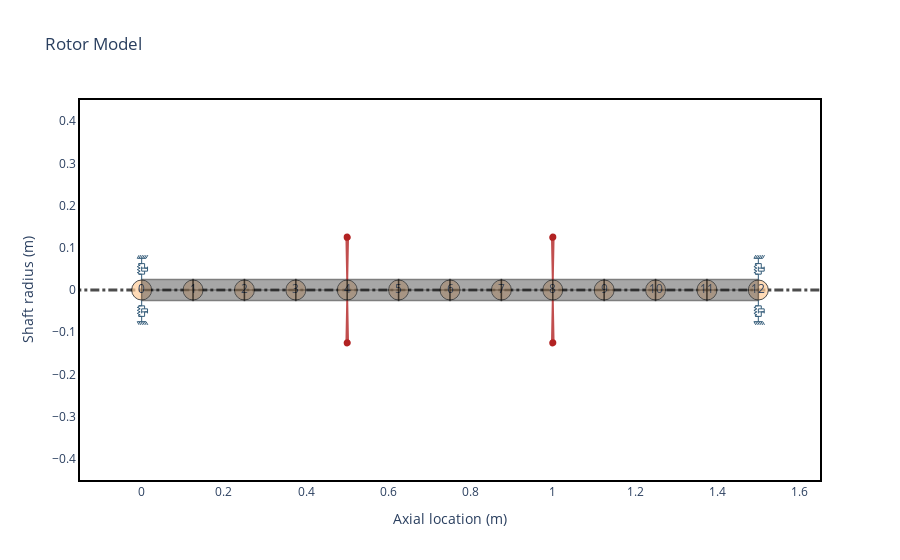

This figure's notebook cell:
### Markdown cell above
### 6.2 Creating a rotor from sections

An alternative to build rotor models is dividing the rotor in sections. Each section gets the same number of shaft elements.

There's an important difference in this class method when placing disks and bearings. The argument `n` will refer, not to the element node, but to the section node. So if your model has 3 sections with 4 elements each, there're 4 section nodes and 13 element nodes.

Let's repeat the rotor model from the last example, but using `.from_section()` class method, without the support.

### Code cell
i_d = 0
o_d = 0.05

# inner diameter of each section
i_ds_data = [0, 0, 0]
# outer diameter of each section
o_ds_data = [0.05, 0.05, 0.05]
# length of each section
leng_data = [0.5, 0.5, 0.5]

material_data = [steel, steel, steel]
# material_data = steel
stfx = 1e6
stfy = 0.8e6

# n = 0 refers to the section 0, first node
bearing0 = rs.BearingElement(n=0, kxx=stfx, kyy=stfy, cxx=1e3)

# n = 3 refers to the section 2, last node
bearing1 = rs.BearingElement(n=3, kxx=stfx, kyy=stfy, cxx=1e3)
bearings = [bearing0, bearing1]

# n = 1 refers to the section 1, first node
disk0 = rs.DiskElement.from_geometry(
    n=1,
    material=steel,
    width=0.07,
    i_d=0.05,
    o_d=0.28
)

# n = 2 refers to the section 2, first node
disk1 = rs.DiskElement.from_geometry(
    n=2,
    material=steel,
    width=0.07,
    i_d=0.05,
    o_d=0.28
)
disks = [disk0,disk1]

rotor2 = rs.Rotor.from_section(
    brg_seal_data=bearings,
    disk_data=disks,
    idl_data=i_ds_data,
    leng_data=leng_data,
    odl_data=o_ds_data, 
    nel_r=4,
    material_data=steel,
)

print("Rotor total mass = ", np.round(rotor2.m, 2))
print("Rotor center of gravity =", np.round(rotor2.CG, 2))
rotor2.plot_rotor()

### Figure 1 — Plotly figure (JSON) as saved in the notebook; plotly's stock layout.template omitted (floating-point values rounded to 4 significant figures)
{"data": [{"hoverinfo": "none", "line": {"color": "black", "dash": "dashdot", "width": 3.0}, "mode": "lines", "opacity": 0.7, "showlegend": false, "type": "scatter", "x": [-0.3, 1.8], "y": [0, 0]}, {"hoverinfo": "none", "marker": {"color": "#ffcc99", "line": {"color": "black", "width": 1.0}, "opacity": 0.7, "size": 20}, "mode": "markers+text", "showlegend": false, "text": ["0", "1", "2", "3", "4", "5", "6", "7", "8", "9", "10", "11", "12"], "type": "scatter", "x": [0.0, 0.125, 0.25, 0.375, 0.5, 0.625, 0.75, 0.875, 1.0, 1.125, 1.25, 1.375, 1.5], "y": [0.0, 0.0, 0.0, 0.0, 0.0, 0.0, 0.0, 0.0, 0.0, 0.0, 0.0, 0.0, 0.0]}, {"customdata": [[0, 0.05, 0.0, 0.05, 0.0, 0.125, "Steel"], [0, 0.05, 0.0, 0.05, 0.0, 0.125, "Steel"], [0, 0.05, 0.0, 0.05, 0.0, 0.125, "Steel"], [0, 0.05, 0.0, 0.05, 0.0, 0.125, "Steel"], [0, 0.05, 0.0, 0.05, 0.0, 0.125, "Steel"], [0, 0.05, 0.0, 0.05, 0.0, 0.125, "Steel"], [0, 0.05, 0.0, 0.05, 0.0, 0.125, "Steel"], [0, 0.05, 0.0, 0.05, 0.0, 0.125, "Steel"], [0, 0.05, 0.0, 0.05, 0.0, 0.125, "Steel"], [0, 0.05, 0.0, 0.05, 0.0, 0.125, "Steel"]], "fill": "toself", "fillcolor": "#525252", "hoverinfo": "text", "hoverlabel": {"bgcolor": "#525252"}, "hoveron": "points+fills", "hovertemplate": "Element Number: 0<br>Left Outer Diameter: 0.05 m<br>Left Inner Diameter: 0.0 m<br>Right Outer Diameter: 0.05 m<br>Right Inner Diameter: 0.0 m<br>Element Length: 0.125 m<br>Material: Steel<br>", "legendgroup": "Shaft", "line": {"color": "black", "width": 1.5}, "mode": "lines", "name": "ShaftElement 0", "opacity": 0.5, "showlegend": false, "text": "Element Number: 0<br>Left Outer Diameter: 0.05 m<br>Left Inner Diameter: 0.0 m<br>Right Outer Diameter: 0.05 m<br>Right Inner Diameter: 0.0 m<br>Element Length: 0.125 m<br>Material: Steel<br>", "type": "scatter", "x": [0.0, 0.0, 0.125, 0.125, 0.0, 0.0, 0.0, 0.125, 0.125, 0.0], "y": [0.0, 0.025, 0.025, 0.0, 0.0, -0.0, -0.025, -0.025, -0.0, -0.0]}, {"customdata": [[1, 0.05, 0.0, 0.05, 0.0, 0.125, "Steel"], [1, 0.05, 0.0, 0.05, 0.0, 0.125, "Steel"], [1, 0.05, 0.0, 0.05, 0.0, 0.125, "Steel"], [1, 0.05, 0.0, 0.05, 0.0, 0.125, "Steel"], [1, 0.05, 0.0, 0.05, 0.0, 0.125, "Steel"], [1, 0.05, 0.0, 0.05, 0.0, 0.125, "Steel"], [1, 0.05, 0.0, 0.05, 0.0, 0.125, "Steel"], [1, 0.05, 0.0, 0.05, 0.0, 0.125, "Steel"], [1, 0.05, 0.0, 0.05, 0.0, 0.125, "Steel"], [1, 0.05, 0.0, 0.05, 0.0, 0.125, "Steel"]], "fill": "toself", "fillcolor": "#525252", "hoverinfo": "text", "hoverlabel": {"bgcolor": "#525252"}, "hoveron": "points+fills", "hovertemplate": "Element Number: 1<br>Left Outer Diameter: 0.05 m<br>Left Inner Diameter: 0.0 m<br>Right Outer Diameter: 0.05 m<br>Right Inner Diameter: 0.0 m<br>Element Length: 0.125 m<br>Material: Steel<br>", "legendgroup": "Shaft", "line": {"color": "black", "width": 1.5}, "mode": "lines", "name": "ShaftElement 1", "opacity": 0.5, "showlegend": false, "text": "Element Number: 1<br>Left Outer Diameter: 0.05 m<br>Left Inner Diameter: 0.0 m<br>Right Outer Diameter: 0.05 m<br>Right Inner Diameter: 0.0 m<br>Element Length: 0.125 m<br>Material: Steel<br>", "type": "scatter", "x": [0.125, 0.125, 0.25, 0.25, 0.125, 0.125, 0.125, 0.25, 0.25, 0.125], "y": [0.0, 0.025, 0.025, 0.0, 0.0, -0.0, -0.025, -0.025, -0.0, -0.0]}, {"customdata": [[2, 0.05, 0.0, 0.05, 0.0, 0.125, "Steel"], [2, 0.05, 0.0, 0.05, 0.0, 0.125, "Steel"], [2, 0.05, 0.0, 0.05, 0.0, 0.125, "Steel"], [2, 0.05, 0.0, 0.05, 0.0, 0.125, "Steel"], [2, 0.05, 0.0, 0.05, 0.0, 0.125, "Steel"], [2, 0.05, 0.0, 0.05, 0.0, 0.125, "Steel"], [2, 0.05, 0.0, 0.05, 0.0, 0.125, "Steel"], [2, 0.05, 0.0, 0.05, 0.0, 0.125, "Steel"], [2, 0.05, 0.0, 0.05, 0.0, 0.125, "Steel"], [2, 0.05, 0.0, 0.05, 0.0, 0.125, "Steel"]], "fill": "toself", "fillcolor": "#525252", "hoverinfo": "text", "hoverlabel": {"bgcolor": "#525252"}, "hoveron": "points+fills", "hovertemplate": "Element Number: 2<br>Left Outer Diameter: 0.05 m<br>Left Inner Diameter: 0.0 m<br>Right Outer Diameter: 0.05 m<br>Right Inner Diameter: 0.0 m<br>Element Length: 0.125 m<br>Material: Steel<br>", "legendgroup": "Shaft", "line": {"color": "black", "width": 1.5}, "mode": "lines", "name": "ShaftElement 2", "opacity": 0.5, "showlegend": false, "text": "Element Number: 2<br>Left Outer Diameter: 0.05 m<br>Left Inner Diameter: 0.0 m<br>Right Outer Diameter: 0.05 m<br>Right Inner Diameter: 0.0 m<br>Element Length: 0.125 m<br>Material: Steel<br>", "type": "scatter", "x": [0.25, 0.25, 0.375, 0.375, 0.25, 0.25, 0.25, 0.375, 0.375, 0.25], "y": [0.0, 0.025, 0.025, 0.0, 0.0, -0.0, -0.025, -0.025, -0.0, -0.0]}, {"customdata": [[3, 0.05, 0.0, 0.05, 0.0, 0.125, "Steel"], [3, 0.05, 0.0, 0.05, 0.0, 0.125, "Steel"], [3, 0.05, 0.0, 0.05, 0.0, 0.125, "Steel"], [3, 0.05, 0.0, 0.05, 0.0, 0.125, "Steel"], [3, 0.05, 0.0, 0.05, 0.0, 0.125, "Steel"], [3, 0.05, 0.0, 0.05, 0.0, 0.125, "Steel"], [3, 0.05, 0.0, 0.05, 0.0, 0.125, "Steel"], [3, 0.05, 0.0, 0.05, 0.0, 0.125, "Steel"], [3, 0.05, 0.0, 0.05, 0.0, 0.125, "Steel"], [3, 0.05, 0.0, 0.05, 0.0, 0.125, "Steel"]], "fill": "toself", "fillcolor": "#525252", "hoverinfo": "text", "hoverlabel": {"bgcolor": "#525252"}, "hoveron": "points+fills", "hovertemplate": "Element Number: 3<br>Left Outer Diameter: 0.05 m<br>Left Inner Diameter: 0.0 m<br>Right Outer Diameter: 0.05 m<br>Right Inner Diameter: 0.0 m<br>Element Length: 0.125 m<br>Material: Steel<br>", "legendgroup": "Shaft", "line": {"color": "black", "width": 1.5}, "mode": "lines", "name": "ShaftElement 3", "opacity": 0.5, "showlegend": false, "text": "Element Number: 3<br>Left Outer Diameter: 0.05 m<br>Left Inner Diameter: 0.0 m<br>Right Outer Diameter: 0.05 m<br>Right Inner Diameter: 0.0 m<br>Element Length: 0.125 m<br>Material: Steel<br>", "type": "scatter", "x": [0.375, 0.375, 0.5, 0.5, 0.375, 0.375, 0.375, 0.5, 0.5, 0.375], "y": [0.0, 0.025, 0.025, 0.0, 0.0, -0.0, -0.025, -0.025, -0.0, -0.0]}, {"customdata": [[4, 0.05, 0.0, 0.05, 0.0, 0.125, "Steel"], [4, 0.05, 0.0, 0.05, 0.0, 0.125, "Steel"], [4, 0.05, 0.0, 0.05, 0.0, 0.125, "Steel"], [4, 0.05, 0.0, 0.05, 0.0, 0.125, "Steel"], [4, 0.05, 0.0, 0.05, 0.0, 0.125, "Steel"], [4, 0.05, 0.0, 0.05, 0.0, 0.125, "Steel"], [4, 0.05, 0.0, 0.05, 0.0, 0.125, "Steel"], [4, 0.05, 0.0, 0.05, 0.0, 0.125, "Steel"], [4, 0.05, 0.0, 0.05, 0.0, 0.125, "Steel"], [4, 0.05, 0.0, 0.05, 0.0, 0.125, "Steel"]], "fill": "toself", "fillcolor": "#525252", "hoverinfo": "text", "hoverlabel": {"bgcolor": "#525252"}, "hoveron": "points+fills", "hovertemplate": "Element Number: 4<br>Left Outer Diameter: 0.05 m<br>Left Inner Diameter: 0.0 m<br>Right Outer Diameter: 0.05 m<br>Right Inner Diameter: 0.0 m<br>Element Length: 0.125 m<br>Material: Steel<br>", "legendgroup": "Shaft", "line": {"color": "black", "width": 1.5}, "mode": "lines", "name": "ShaftElement 4", "opacity": 0.5, "showlegend": false, "text": "Element Number: 4<br>Left Outer Diameter: 0.05 m<br>Left Inner Diameter: 0.0 m<br>Right Outer Diameter: 0.05 m<br>Right Inner Diameter: 0.0 m<br>Element Length: 0.125 m<br>Material: Steel<br>", "type": "scatter", "x": [0.5, 0.5, 0.625, 0.625, 0.5, 0.5, 0.5, 0.625, 0.625, 0.5], "y": [0.0, 0.025, 0.025, 0.0, 0.0, -0.0, -0.025, -0.025, -0.0, -0.0]}, {"customdata": [[5, 0.05, 0.0, 0.05, 0.0, 0.125, "Steel"], [5, 0.05, 0.0, 0.05, 0.0, 0.125, "Steel"], [5, 0.05, 0.0, 0.05, 0.0, 0.125, "Steel"], [5, 0.05, 0.0, 0.05, 0.0, 0.125, "Steel"], [5, 0.05, 0.0, 0.05, 0.0, 0.125, "Steel"], [5, 0.05, 0.0, 0.05, 0.0, 0.125, "Steel"], [5, 0.05, 0.0, 0.05, 0.0, 0.125, "Steel"], [5, 0.05, 0.0, 0.05, 0.0, 0.125, "Steel"], [5, 0.05, 0.0, 0.05, 0.0, 0.125, "Steel"], [5, 0.05, 0.0, 0.05, 0.0, 0.125, "Steel"]], "fill": "toself", "fillcolor": "#525252", "hoverinfo": "text", "hoverlabel": {"bgcolor": "#525252"}, "hoveron": "points+fills", "hovertemplate": "Element Number: 5<br>Left Outer Diameter: 0.05 m<br>Left Inner Diameter: 0.0 m<br>Right Outer Diameter: 0.05 m<br>Right Inner Diameter: 0.0 m<br>Element Length: 0.125 m<br>Material: Steel<br>", "legendgroup": "Shaft", "line": {"color": "black", "width": 1.5}, "mode": "lines", "name": "ShaftElement 5", "opacity": 0.5, "showlegend": false, "text": "Element Number: 5<br>Left Outer Diameter: 0.05 m<br>Left Inner Diameter: 0.0 m<br>Right Outer Diameter: 0.05 m<br>Right Inner Diameter: 0.0 m<br>Element Length: 0.125 m<br>Material: Steel<br>", "type": "scatter", "x": [0.625, 0.625, 0.75, 0.75, 0.625, 0.625, 0.625, 0.75, 0.75, 0.625], "y": [0.0, 0.025, 0.025, 0.0, 0.0, -0.0, -0.025, -0.025, -0.0, -0.0]}, {"customdata": [[6, 0.05, 0.0, 0.05, 0.0, 0.125, "Steel"], [6, 0.05, 0.0, 0.05, 0.0, 0.125, "Steel"], [6, 0.05, 0.0, 0.05, 0.0, 0.125, "Steel"], [6, 0.05, 0.0, 0.05, 0.0, 0.125, "Steel"], [6, 0.05, 0.0, 0.05, 0.0, 0.125, "Steel"], [6, 0.05, 0.0, 0.05, 0.0, 0.125, "Steel"], [6, 0.05, 0.0, 0.05, 0.0, 0.125, "Steel"], [6, 0.05, 0.0, 0.05, 0.0, 0.125, "Steel"], [6, 0.05, 0.0, 0.05, 0.0, 0.125, "Steel"], [6, 0.05, 0.0, 0.05, 0.0, 0.125, "Steel"]], "fill": "toself", "fillcolor": "#525252", "hoverinfo": "text", "hoverlabel": {"bgcolor": "#525252"}, "hoveron": "points+fills", "hovertemplate": "Element Number: 6<br>Left Outer Diameter: 0.05 m<br>Left Inner Diameter: 0.0 m<br>Right Outer Diameter: 0.05 m<br>Right Inner Diameter: 0.0 m<br>Element Length: 0.125 m<br>Material: Steel<br>", "legendgroup": "Shaft", "line": {"color": "black", "width": 1.5}, "mode": "lines", "name": "ShaftElement 6", "opacity": 0.5, "showlegend": false, "text": "Element Number: 6<br>Left Outer Diameter: 0.05 m<br>Left Inner Diameter: 0.0 m<br>Right Outer Diameter: 0.05 m<br>Right Inner Diameter: 0.0 m<br>Element Length: 0.125 m<br>Material: Steel<br>", "type": "scatter", "x": [0.75, 0.75, 0.875, 0.875, 0.75, 0.75, 0.75, 0.875, 0.875, 0.75], "y": [0.0, 0.025, 0.025, 0.0, 0.0, -0.0, -0.025, -0.025, -0.0, -0.0]}, {"customdata": [[7, 0.05, 0.0, 0.05, 0.0, 0.125, "Steel"], [7, 0.05, 0.0, 0.05, 0.0, 0.125, "Steel"], [7, 0.05, 0.0, 0.05, 0.0, 0.125, "Steel"], [7, 0.05, 0.0, 0.05, 0.0, 0.125, "Steel"], [7, 0.05, 0.0, 0.05, 0.0, 0.125, "Steel"], [7, 0.05, 0.0, 0.05, 0.0, 0.125, "Steel"], [7, 0.05, 0.0, 0.05, 0.0, 0.125, "Steel"], [7, 0.05, 0.0, 0.05, 0.0, 0.125, "Steel"], [7, 0.05, 0.0, 0.05, 0.0, 0.125, "Steel"], [7, 0.05, 0.0, 0.05, 0.0, 0.125, "Steel"]], "fill": "toself", "fillcolor": "#525252", "hoverinfo": "text", "hoverlabel": {"bgcolor": "#525252"}, "hoveron": "points+fills", "hovertemplate": "Element Number: 7<br>Left Outer Diameter: 0.05 m<br>Left Inner Diameter: 0.0 m<br>Right Outer Diameter: 0.05 m<br>Right Inner Diameter: 0.0 m<br>Element Length: 0.125 m<br>Material: Steel<br>", "legendgroup": "Shaft", "line": {"color": "black", "width": 1.5}, "mode": "lines", "name": "ShaftElement 7", "opacity": 0.5, "showlegend": false, "text": "Element Number: 7<br>Left Outer Diameter: 0.05 m<br>Left Inner Diameter: 0.0 m<br>Right Outer Diameter: 0.05 m<br>Right Inner Diameter: 0.0 m<br>Element Length: 0.125 m<br>Material: Steel<br>", "type": "scatter", "x": [0.875, 0.875, 1.0, 1.0, 0.875, 0.875, 0.875, 1.0, 1.0, 0.875], "y": [0.0, 0.025, 0.025, 0.0, 0.0, -0.0, -0.025, -0.025, -0.0, -0.0]}, {"customdata": [[8, 0.05, 0.0, 0.05, 0.0, 0.125, "Steel"], [8, 0.05, 0.0, 0.05, 0.0, 0.125, "Steel"], [8, 0.05, 0.0, 0.05, 0.0, 0.125, "Steel"], [8, 0.05, 0.0, 0.05, 0.0, 0.125, "Steel"], [8, 0.05, 0.0, 0.05, 0.0, 0.125, "Steel"], [8, 0.05, 0.0, 0.05, 0.0, 0.125, "Steel"], [8, 0.05, 0.0, 0.05, 0.0, 0.125, "Steel"], [8, 0.05, 0.0, 0.05, 0.0, 0.125, "Steel"], [8, 0.05, 0.0, 0.05, 0.0, 0.125, "Steel"], [8, 0.05, 0.0, 0.05, 0.0, 0.125, "Steel"]], "fill": "toself", "fillcolor": "#525252", "hoverinfo": "text", "hoverlabel": {"bgcolor": "#525252"}, "hoveron": "points+fills", "hovertemplate": "Element Number: 8<br>Left Outer Diameter: 0.05 m<br>Left Inner Diameter: 0.0 m<br>Right Outer Diameter: 0.05 m<br>Right Inner Diameter: 0.0 m<br>Element Length: 0.125 m<br>Material: Steel<br>", "legendgroup": "Shaft", "line": {"color": "black", "width": 1.5}, "mode": "lines", "name": "ShaftElement 8", "opacity": 0.5, "showlegend": false, "text": "Element Number: 8<br>Left Outer Diameter: 0.05 m<br>Left Inner Diameter: 0.0 m<br>Right Outer Diameter: 0.05 m<br>Right Inner Diameter: 0.0 m<br>Element Length: 0.125 m<br>Material: Steel<br>", "type": "scatter", "x": [1.0, 1.0, 1.125, 1.125, 1.0, 1.0, 1.0, 1.125, 1.125, 1.0], "y": [0.0, 0.025, 0.025, 0.0, 0.0, -0.0, -0.025, -0.025, -0.0, -0.0]}, {"customdata": [[9, 0.05, 0.0, 0.05, 0.0, 0.125, "Steel"], [9, 0.05, 0.0, 0.05, 0.0, 0.125, "Steel"], [9, 0.05, 0.0, 0.05, 0.0, 0.125, "Steel"], [9, 0.05, 0.0, 0.05, 0.0, 0.125, "Steel"], [9, 0.05, 0.0, 0.05, 0.0, 0.125, "Steel"], [9, 0.05, 0.0, 0.05, 0.0, 0.125, "Steel"], [9, 0.05, 0.0, 0.05, 0.0, 0.125, "Steel"], [9, 0.05, 0.0, 0.05, 0.0, 0.125, "Steel"], [9, 0.05, 0.0, 0.05, 0.0, 0.125, "Steel"], [9, 0.05, 0.0, 0.05, 0.0, 0.125, "Steel"]], "fill": "toself", "fillcolor": "#525252", "hoverinfo": "text", "hoverlabel": {"bgcolor": "#525252"}, "hoveron": "points+fills", "hovertemplate": "Element Number: 9<br>Left Outer Diameter: 0.05 m<br>Left Inner Diameter: 0.0 m<br>Right Outer Diameter: 0.05 m<br>Right Inner Diameter: 0.0 m<br>Element Length: 0.125 m<br>Material: Steel<br>", "legendgroup": "Shaft", "line": {"color": "black", "width": 1.5}, "mode": "lines", "name": "ShaftElement 9", "opacity": 0.5, "showlegend": false, "text": "Element Number: 9<br>Left Outer Diameter: 0.05 m<br>Left Inner Diameter: 0.0 m<br>Right Outer Diameter: 0.05 m<br>Right Inner Diameter: 0.0 m<br>Element Length: 0.125 m<br>Material: Steel<br>", "type": "scatter", "x": [1.125, 1.125, 1.25, 1.25, 1.125, 1.125, 1.125, 1.25, 1.25, 1.125], "y": [0.0, 0.025, 0.025, 0.0, 0.0, -0.0, -0.025, -0.025, -0.0, -0.0]}, {"customdata": [[10, 0.05, 0.0, 0.05, 0.0, 0.125, "Steel"], [10, 0.05, 0.0, 0.05, 0.0, 0.125, "Steel"], [10, 0.05, 0.0, 0.05, 0.0, 0.125, "Steel"], [10, 0.05, 0.0, 0.05, 0.0, 0.125, "Steel"], [10, 0.05, 0.0, 0.05, 0.0, 0.125, "Steel"], [10, 0.05, 0.0, 0.05, 0.0, 0.125, "Steel"], [10, 0.05, 0.0, 0.05, 0.0, 0.125, "Steel"], [10, 0.05, 0.0, 0.05, 0.0, 0.125, "Steel"], [10, 0.05, 0.0, 0.05, 0.0, 0.125, "Steel"], [10, 0.05, 0.0, 0.05, 0.0, 0.125, "Steel"]], "fill": "toself", "fillcolor": "#525252", "hoverinfo": "text", "hoverlabel": {"bgcolor": "#525252"}, "hoveron": "points+fills", "hovertemplate": "Element Number: 10<br>Left Outer Diameter: 0.05 m<br>Left Inner Diameter: 0.0 m<br>Right Outer Diameter: 0.05 m<br>Right Inner Diameter: 0.0 m<br>Element Length: 0.125 m<br>Material: Steel<br>", "legendgroup": "Shaft", "line": {"color": "black", "width": 1.5}, "mode": "lines", "name": "ShaftElement 10", "opacity": 0.5, "showlegend": false, "text": "Element Number: 10<br>Left Outer Diameter: 0.05 m<br>Left Inner Diameter: 0.0 m<br>Right Outer Diameter: 0.05 m<br>Right Inner Diameter: 0.0 m<br>Element Length: 0.125 m<br>Material: Steel<br>", "type": "scatter", "x": [1.25, 1.25, 1.375, 1.375, 1.25, 1.25, 1.25, 1.375, 1.375, 1.25], "y": [0.0, 0.025, 0.025, 0.0, 0.0, -0.0, -0.025, -0.025, -0.0, -0.0]}, {"customdata": [[11, 0.05, 0.0, 0.05, 0.0, 0.125, "Steel"], [11, 0.05, 0.0, 0.05, 0.0, 0.125, "Steel"], [11, 0.05, 0.0, 0.05, 0.0, 0.125, "Steel"], [11, 0.05, 0.0, 0.05, 0.0, 0.125, "Steel"], [11, 0.05, 0.0, 0.05, 0.0, 0.125, "Steel"], [11, 0.05, 0.0, 0.05, 0.0, 0.125, "Steel"], [11, 0.05, 0.0, 0.05, 0.0, 0.125, "Steel"], [11, 0.05, 0.0, 0.05, 0.0, 0.125, "Steel"], [11, 0.05, 0.0, 0.05, 0.0, 0.125, "Steel"], [11, 0.05, 0.0, 0.05, 0.0, 0.125, "Steel"]], "fill": "toself", "fillcolor": "#525252", "hoverinfo": "text", "hoverlabel": {"bgcolor": "#525252"}, "hoveron": "points+fills", "hovertemplate": "Element Number: 11<br>Left Outer Diameter: 0.05 m<br>Left Inner Diameter: 0.0 m<br>Right Outer Diameter: 0.05 m<br>Right Inner Diameter: 0.0 m<br>Element Length: 0.125 m<br>Material: Steel<br>", "legendgroup": "Shaft", "line": {"color": "black", "width": 1.5}, "mode": "lines", "name": "ShaftElement 11", "opacity": 0.5, "showlegend": false, "text": "Element Number: 11<br>Left Outer Diameter: 0.05 m<br>Left Inner Diameter: 0.0 m<br>Right Outer Diameter: 0.05 m<br>Right Inner Diameter: 0.0 m<br>Element Length: 0.125 m<br>Material: Steel<br>", "type": "scatter", "x": [1.375, 1.375, 1.5, 1.5, 1.375, 1.375, 1.375, 1.5, 1.5, 1.375], "y": [0.0, 0.025, 0.025, 0.0, 0.0, -0.0, -0.025, -0.025, -0.0, -0.0]}, {"customdata": [[4, 0.3296, 0.1781, 32.59], [4, 0.3296, 0.1781, 32.59], [4, 0.3296, 0.1781, 32.59], [4, 0.3296, 0.1781, 32.59], [4, 0.3296, 0.1781, 32.59], [4, 0.3296, 0.1781, 32.59], [4, 0.3296, 0.1781, 32.59], [4, 0.3296, 0.1781, 32.59], [4, 0.3296, 0.1781, 32.59]], "fill": "toself", "fillcolor": "Firebrick", "hoverinfo": "text", "hoverlabel": {"bgcolor": "Firebrick"}, "hoveron": "points+fills", "hovertemplate": "Disk Node: 4<br>Polar Inertia: 3.296e-01<br>Diametral Inertia: 1.781e-01<br>Disk mass: 32.590<br>", "legendgroup": "disks", "line": {"color": "Firebrick", "width": 2.0}, "mode": "lines", "name": "Disk 0", "opacity": 0.8, "showlegend": false, "text": "Disk Node: 4<br>Polar Inertia: 3.296e-01<br>Diametral Inertia: 1.781e-01<br>Disk mass: 32.590<br>", "type": "scatter", "x": [0.5, 0.502, 0.498, 0.5, null, 0.5, 0.502, 0.498, 0.5], "y": [0.025, 0.125, 0.125, 0.025, null, -0.025, -0.125, -0.125, -0.025]}, {"customdata": [[8, 0.3296, 0.1781, 32.59], [8, 0.3296, 0.1781, 32.59], [8, 0.3296, 0.1781, 32.59], [8, 0.3296, 0.1781, 32.59], [8, 0.3296, 0.1781, 32.59], [8, 0.3296, 0.1781, 32.59], [8, 0.3296, 0.1781, 32.59], [8, 0.3296, 0.1781, 32.59], [8, 0.3296, 0.1781, 32.59]], "fill": "toself", "fillcolor": "Firebrick", "hoverinfo": "text", "hoverlabel": {"bgcolor": "Firebrick"}, "hoveron": "points+fills", "hovertemplate": "Disk Node: 8<br>Polar Inertia: 3.296e-01<br>Diametral Inertia: 1.781e-01<br>Disk mass: 32.590<br>", "legendgroup": "disks", "line": {"color": "Firebrick", "width": 2.0}, "mode": "lines", "name": "Disk 1", "opacity": 0.8, "showlegend": false, "text": "Disk Node: 8<br>Polar Inertia: 3.296e-01<br>Diametral Inertia: 1.781e-01<br>Disk mass: 32.590<br>", "type": "scatter", "x": [1.0, 1.002, 0.998, 1.0, null, 1.0, 1.002, 0.998, 1.0], "y": [0.025, 0.125, 0.125, 0.025, null, -0.025, -0.125, -0.125, -0.025]}, {"hoverinfo": "none", "legendgroup": "bearings", "line": {"color": "#355d7a", "width": 1}, "mode": "lines", "name": "Bearing 0", "showlegend": false, "type": "scatter", "x": [0.0, 0.0, -0.007143, 0.007143], "y": [0.025, 0.0375, 0.0375, 0.0375]}, {"hoverinfo": "none", "legendgroup": "bearings", "line": {"color": "#355d7a", "width": 1}, "mode": "lines", "name": "Bearing 0", "showlegend": false, "type": "scatter", "x": [0.0, 0.0, -0.007143, 0.007143], "y": [-0.025, -0.0375, -0.0375, -0.0375]}, {"hoverinfo": "none", "legendgroup": "bearings", "line": {"color": "#355d7a", "width": 1}, "mode": "lines", "name": "Bearing 0", "showlegend": false, "type": "scatter", "x": [0.0, 0.0, -0.007143, 0.007143], "y": [0.075, 0.0625, 0.0625, 0.0625]}, {"hoverinfo": "none", "legendgroup": "bearings", "line": {"color": "#355d7a", "width": 1}, "mode": "lines", "name": "Bearing 0", "showlegend": false, "type": "scatter", "x": [0.0, 0.0, -0.007143, 0.007143], "y": [-0.075, -0.0625, -0.0625, -0.0625]}, {"hoverinfo": "none", "legendgroup": "bearings", "line": {"color": "#355d7a", "width": 1}, "mode": "lines", "name": "Bearing 0", "showlegend": false, "type": "scatter", "x": [-0.01071, 0.01071], "y": [0.075, 0.075]}, {"hoverinfo": "none", "legendgroup": "bearings", "line": {"color": "#355d7a", "width": 1}, "mode": "lines", "name": "Bearing 0", "showlegend": false, "type": "scatter", "x": [-0.01071, 0.01071], "y": [-0.075, -0.075]}, {"hoverinfo": "none", "legendgroup": "bearings", "line": {"color": "#355d7a", "width": 1}, "mode": "lines", "name": "Bearing 0", "showlegend": false, "type": "scatter", "x": [-0.01071, -0.006429], "y": [0.075, 0.0825]}, {"hoverinfo": "none", "legendgroup": "bearings", "line": {"color": "#355d7a", "width": 1}, "mode": "lines", "name": "Bearing 0", "showlegend": false, "type": "scatter", "x": [-0.01071, -0.006429], "y": [-0.075, -0.0825]}, {"hoverinfo": "none", "legendgroup": "bearings", "line": {"color": "#355d7a", "width": 1}, "mode": "lines", "name": "Bearing 0", "showlegend": false, "type": "scatter", "x": [-0.006429, -0.002143], "y": [0.075, 0.0825]}, {"hoverinfo": "none", "legendgroup": "bearings", "line": {"color": "#355d7a", "width": 1}, "mode": "lines", "name": "Bearing 0", "showlegend": false, "type": "scatter", "x": [-0.006429, -0.002143], "y": [-0.075, -0.0825]}, {"hoverinfo": "none", "legendgroup": "bearings", "line": {"color": "#355d7a", "width": 1}, "mode": "lines", "name": "Bearing 0", "showlegend": false, "type": "scatter", "x": [-0.002143, 0.002143], "y": [0.075, 0.0825]}, {"hoverinfo": "none", "legendgroup": "bearings", "line": {"color": "#355d7a", "width": 1}, "mode": "lines", "name": "Bearing 0", "showlegend": false, "type": "scatter", "x": [-0.002143, 0.002143], "y": [-0.075, -0.0825]}, {"hoverinfo": "none", "legendgroup": "bearings", "line": {"color": "#355d7a", "width": 1}, "mode": "lines", "name": "Bearing 0", "showlegend": false, "type": "scatter", "x": [0.002143, 0.006429], "y": [0.075, 0.0825]}, {"hoverinfo": "none", "legendgroup": "bearings", "line": {"color": "#355d7a", "width": 1}, "mode": "lines", "name": "Bearing 0", "showlegend": false, "type": "scatter", "x": [0.002143, 0.006429], "y": [-0.075, -0.0825]}, {"hoverinfo": "none", "legendgroup": "bearings", "line": {"color": "#355d7a", "width": 1}, "mode": "lines", "name": "Bearing 0", "showlegend": false, "type": "scatter", "x": [0.006429, 0.01071], "y": [0.075, 0.0825]}, {"hoverinfo": "none", "legendgroup": "bearings", "line": {"color": "#355d7a", "width": 1}, "mode": "lines", "name": "Bearing 0", "showlegend": false, "type": "scatter", "x": [0.006429, 0.01071], "y": [-0.075, -0.0825]}, {"hoverinfo": "none", "legendgroup": "bearings", "line": {"color": "#355d7a", "width": 1}, "mode": "lines", "name": "Bearing 0", "showlegend": false, "type": "scatter", "x": [0.01071, 0.015], "y": [0.075, 0.0825]}, {"hoverinfo": "none", "legendgroup": "bearings", "line": {"color": "#355d7a", "width": 1}, "mode": "lines", "name": "Bearing 0", "showlegend": false, "type": "scatter", "x": [0.01071, 0.015], "y": [-0.075, -0.0825]}, {"hoverinfo": "none", "legendgroup": "bearings", "line": {"color": "#355d7a", "width": 1}, "mode": "lines", "name": "Bearing 0", "showlegend": false, "type": "scatter", "x": [-0.007143, -0.007143, -0.01071, -0.003571, -0.01071, -0.003571, -0.01071, -0.003571, -0.007143, -0.007143], "y": [0.0375, 0.04107, 0.04107, 0.04464, 0.04821, 0.05179, 0.05536, 0.05893, 0.05893, 0.0625]}, {"hoverinfo": "none", "legendgroup": "bearings", "line": {"color": "#355d7a", "width": 1}, "mode": "lines", "name": "Bearing 0", "showlegend": false, "type": "scatter", "x": [-0.007143, -0.007143, -0.01071, -0.003571, -0.01071, -0.003571, -0.01071, -0.003571, -0.007143, -0.007143], "y": [-0.0375, -0.04107, -0.04107, -0.04464, -0.04821, -0.05179, -0.05536, -0.05893, -0.05893, -0.0625]}, {"hoverinfo": "none", "legendgroup": "bearings", "line": {"color": "#355d7a", "width": 1}, "mode": "lines", "name": "Bearing 0", "showlegend": false, "type": "scatter", "x": [0.007143, 0.007143], "y": [0.0375, 0.04464]}, {"hoverinfo": "none", "legendgroup": "bearings", "line": {"color": "#355d7a", "width": 1}, "mode": "lines", "name": "Bearing 0", "showlegend": false, "type": "scatter", "x": [0.007143, 0.007143], "y": [-0.0375, -0.04464]}, {"hoverinfo": "none", "legendgroup": "bearings", "line": {"color": "#355d7a", "width": 1}, "mode": "lines", "name": "Bearing 0", "showlegend": false, "type": "scatter", "x": [0.0, 0.0, 0.01429, 0.01429], "y": [0.05536, 0.04464, 0.04464, 0.05536]}, {"hoverinfo": "none", "legendgroup": "bearings", "line": {"color": "#355d7a", "width": 1}, "mode": "lines", "name": "Bearing 0", "showlegend": false, "type": "scatter", "x": [0.0, 0.0, 0.01429, 0.01429], "y": [-0.05536, -0.04464, -0.04464, -0.05536]}, {"hoverinfo": "none", "legendgroup": "bearings", "line": {"color": "#355d7a", "width": 1}, "mode": "lines", "name": "Bearing 0", "showlegend": false, "type": "scatter", "x": [0.0, 0.01429, 0.007143, 0.007143], "y": [0.05179, 0.05179, 0.05179, 0.0625]}, {"hoverinfo": "none", "legendgroup": "bearings", "line": {"color": "#355d7a", "width": 1}, "mode": "lines", "name": "Bearing 0", "showlegend": false, "type": "scatter", "x": [0.0, 0.01429, 0.007143, 0.007143], "y": [-0.05179, -0.05179, -0.05179, -0.0625]}, {"hoverinfo": "none", "legendgroup": "bearings", "line": {"color": "#355d7a", "width": 1}, "mode": "lines", "name": "Bearing 1", "showlegend": false, "type": "scatter", "x": [1.5, 1.5, 1.493, 1.507], "y": [0.025, 0.0375, 0.0375, 0.0375]}, {"hoverinfo": "none", "legendgroup": "bearings", "line": {"color": "#355d7a", "width": 1}, "mode": "lines", "name": "Bearing 1", "showlegend": false, "type": "scatter", "x": [1.5, 1.5, 1.493, 1.507], "y": [-0.025, -0.0375, -0.0375, -0.0375]}, {"hoverinfo": "none", "legendgroup": "bearings", "line": {"color": "#355d7a", "width": 1}, "mode": "lines", "name": "Bearing 1", "showlegend": false, "type": "scatter", "x": [1.5, 1.5, 1.493, 1.507], "y": [0.075, 0.0625, 0.0625, 0.0625]}, {"hoverinfo": "none", "legendgroup": "bearings", "line": {"color": "#355d7a", "width": 1}, "mode": "lines", "name": "Bearing 1", "showlegend": false, "type": "scatter", "x": [1.5, 1.5, 1.493, 1.507], "y": [-0.075, -0.0625, -0.0625, -0.0625]}, {"hoverinfo": "none", "legendgroup": "bearings", "line": {"color": "#355d7a", "width": 1}, "mode": "lines", "name": "Bearing 1", "showlegend": false, "type": "scatter", "x": [1.489, 1.511], "y": [0.075, 0.075]}, {"hoverinfo": "none", "legendgroup": "bearings", "line": {"color": "#355d7a", "width": 1}, "mode": "lines", "name": "Bearing 1", "showlegend": false, "type": "scatter", "x": [1.489, 1.511], "y": [-0.075, -0.075]}, {"hoverinfo": "none", "legendgroup": "bearings", "line": {"color": "#355d7a", "width": 1}, "mode": "lines", "name": "Bearing 1", "showlegend": false, "type": "scatter", "x": [1.489, 1.494], "y": [0.075, 0.0825]}, {"hoverinfo": "none", "legendgroup": "bearings", "line": {"color": "#355d7a", "width": 1}, "mode": "lines", "name": "Bearing 1", "showlegend": false, "type": "scatter", "x": [1.489, 1.494], "y": [-0.075, -0.0825]}, {"hoverinfo": "none", "legendgroup": "bearings", "line": {"color": "#355d7a", "width": 1}, "mode": "lines", "name": "Bearing 1", "showlegend": false, "type": "scatter", "x": [1.494, 1.498], "y": [0.075, 0.0825]}, {"hoverinfo": "none", "legendgroup": "bearings", "line": {"color": "#355d7a", "width": 1}, "mode": "lines", "name": "Bearing 1", "showlegend": false, "type": "scatter", "x": [1.494, 1.498], "y": [-0.075, -0.0825]}, {"hoverinfo": "none", "legendgroup": "bearings", "line": {"color": "#355d7a", "width": 1}, "mode": "lines", "name": "Bearing 1", "showlegend": false, "type": "scatter", "x": [1.498, 1.502], "y": [0.075, 0.0825]}, {"hoverinfo": "none", "legendgroup": "bearings", "line": {"color": "#355d7a", "width": 1}, "mode": "lines", "name": "Bearing 1", "showlegend": false, "type": "scatter", "x": [1.498, 1.502], "y": [-0.075, -0.0825]}, {"hoverinfo": "none", "legendgroup": "bearings", "line": {"color": "#355d7a", "width": 1}, "mode": "lines", "name": "Bearing 1", "showlegend": false, "type": "scatter", "x": [1.502, 1.506], "y": [0.075, 0.0825]}, {"hoverinfo": "none", "legendgroup": "bearings", "line": {"color": "#355d7a", "width": 1}, "mode": "lines", "name": "Bearing 1", "showlegend": false, "type": "scatter", "x": [1.502, 1.506], "y": [-0.075, -0.0825]}, {"hoverinfo": "none", "legendgroup": "bearings", "line": {"color": "#355d7a", "width": 1}, "mode": "lines", "name": "Bearing 1", "showlegend": false, "type": "scatter", "x": [1.506, 1.511], "y": [0.075, 0.0825]}, {"hoverinfo": "none", "legendgroup": "bearings", "line": {"color": "#355d7a", "width": 1}, "mode": "lines", "name": "Bearing 1", "showlegend": false, "type": "scatter", "x": [1.506, 1.511], "y": [-0.075, -0.0825]}, {"hoverinfo": "none", "legendgroup": "bearings", "line": {"color": "#355d7a", "width": 1}, "mode": "lines", "name": "Bearing 1", "showlegend": false, "type": "scatter", "x": [1.511, 1.515], "y": [0.075, 0.0825]}, {"hoverinfo": "none", "legendgroup": "bearings", "line": {"color": "#355d7a", "width": 1}, "mode": "lines", "name": "Bearing 1", "showlegend": false, "type": "scatter", "x": [1.511, 1.515], "y": [-0.075, -0.0825]}, {"hoverinfo": "none", "legendgroup": "bearings", "line": {"color": "#355d7a", "width": 1}, "mode": "lines", "name": "Bearing 1", "showlegend": false, "type": "scatter", "x": [1.493, 1.493, 1.489, 1.496, 1.489, 1.496, 1.489, 1.496, 1.493, 1.493], "y": [0.0375, 0.04107, 0.04107, 0.04464, 0.04821, 0.05179, 0.05536, 0.05893, 0.05893, 0.0625]}, {"hoverinfo": "none", "legendgroup": "bearings", "line": {"color": "#355d7a", "width": 1}, "mode": "lines", "name": "Bearing 1", "showlegend": false, "type": "scatter", "x": [1.493, 1.493, 1.489, 1.496, 1.489, 1.496, 1.489, 1.496, 1.493, 1.493], "y": [-0.0375, -0.04107, -0.04107, -0.04464, -0.04821, -0.05179, -0.05536, -0.05893, -0.05893, -0.0625]}, {"hoverinfo": "none", "legendgroup": "bearings", "line": {"color": "#355d7a", "width": 1}, "mode": "lines", "name": "Bearing 1", "showlegend": false, "type": "scatter", "x": [1.507, 1.507], "y": [0.0375, 0.04464]}, {"hoverinfo": "none", "legendgroup": "bearings", "line": {"color": "#355d7a", "width": 1}, "mode": "lines", "name": "Bearing 1", "showlegend": false, "type": "scatter", "x": [1.507, 1.507], "y": [-0.0375, -0.04464]}, {"hoverinfo": "none", "legendgroup": "bearings", "line": {"color": "#355d7a", "width": 1}, "mode": "lines", "name": "Bearing 1", "showlegend": false, "type": "scatter", "x": [1.5, 1.5, 1.514, 1.514], "y": [0.05536, 0.04464, 0.04464, 0.05536]}, {"hoverinfo": "none", "legendgroup": "bearings", "line": {"color": "#355d7a", "width": 1}, "mode": "lines", "name": "Bearing 1", "showlegend": false, "type": "scatter", "x": [1.5, 1.5, 1.514, 1.514], "y": [-0.05536, -0.04464, -0.04464, -0.05536]}, {"hoverinfo": "none", "legendgroup": "bearings", "line": {"color": "#355d7a", "width": 1}, "mode": "lines", "name": "Bearing 1", "showlegend": false, "type": "scatter", "x": [1.5, 1.514, 1.507, 1.507], "y": [0.05179, 0.05179, 0.05179, 0.0625]}, {"hoverinfo": "none", "legendgroup": "bearings", "line": {"color": "#355d7a", "width": 1}, "mode": "lines", "name": "Bearing 1", "showlegend": false, "type": "scatter", "x": [1.5, 1.514, 1.507, 1.507], "y": [-0.05179, -0.05179, -0.05179, -0.0625]}], "layout": {"shapes": [{"fillcolor": "Firebrick", "line": {"color": "Firebrick"}, "type": "circle", "x0": 0.4938, "x1": 0.5062, "xref": "x", "y0": 0.1188, "y1": 0.1313, "yref": "y"}, {"fillcolor": "Firebrick", "line": {"color": "Firebrick"}, "type": "circle", "x0": 0.4938, "x1": 0.5062, "xref": "x", "y0": -0.1313, "y1": -0.1188, "yref": "y"}, {"fillcolor": "Firebrick", "line": {"color": "Firebrick"}, "type": "circle", "x0": 0.9938, "x1": 1.006, "xref": "x", "y0": 0.1188, "y1": 0.1313, "yref": "y"}, {"fillcolor": "Firebrick", "line": {"color": "Firebrick"}, "type": "circle", "x0": 0.9938, "x1": 1.006, "xref": "x", "y0": -0.1313, "y1": -0.1188, "yref": "y"}], "title": {"text": "Rotor Model"}, "xaxis": {"mirror": true, "range": [-0.15, 1.65], "showgrid": false, "title": {"text": "Axial location (m)"}}, "yaxis": {"mirror": true, "range": [-0.45, 0.45], "showgrid": false, "title": {"text": "Shaft radius (m)"}}}}
